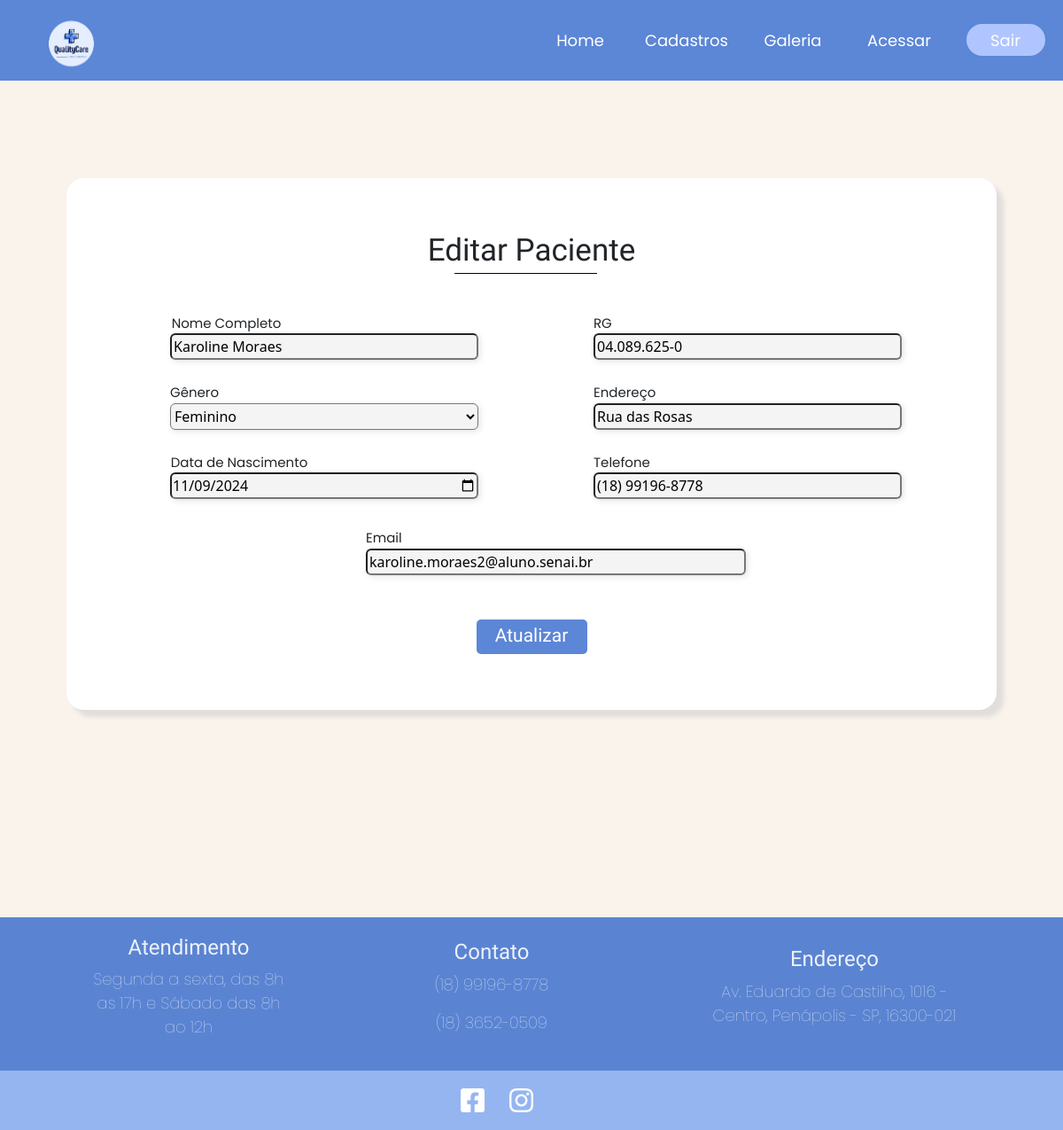
The app's page /editar/2 with its own data.
### tables this page shows
CREATE TABLE Pacientes(ID_Pac INTEGER PRIMARY KEY,Nome TEXT,DataNas TEXT,Genero TEXT,RG INTEGER,Endereco TEXT,Email TEXT,Telefone INTEGER);

### Rotas/Pacientes.py (the view)
@bp.route('/editar/<ID_Pac>', methods=['GET'])
def editar(ID_Pac):
        banco = ligar_banco()
        cursor = banco.cursor()
        cursor.execute('SELECT * FROM Pacientes WHERE ID_Pac =?',(ID_Pac,))
        encontrado = cursor.fetchone()#somente uma tupla
        return render_template('EditarPac.html', paciente=encontrado,
                                   Titulo="Editar Pacientes")

### Rotas/Pacientes.py (called while the page is built)
def ligar_banco():
    banco = g._database = sqlite3.connect('ClinicaMedica.db')
    cursor = banco.cursor()
    cursor.execute("PRAGMA foreign_keys  = ON;")
    return banco

### templates/EditarPac.html (shortened to what this page needs)
<!DOCTYPE html>
<html lang="pt-BR">
<head>
    <link rel="stylesheet" href="../static/estiloCadPaciente.css">
    <link rel="stylesheet" href="https://unpkg.com/swiper/swiper-bundle.min.css"/>
    <link href="https://cdn.jsdelivr.net/npm/bootstrap@5.3.3/dist/css/bootstrap.min.css" rel="stylesheet">
</head>
<body>
    <nav class="Nav">
        <img class="Logo" src="/static/img/LogoNav.png">
        <div class="IconNav">
            <div>
                <a href="/" class="IconsNav">
                    <span class="TextNav">Home</span>
                </a>
            </div>
            <div>
                <a href="/" class="IconsNav">
                    <span class="TextNav">Cadastros</span>
                </a>
            </div>
            <div>
                <a href="/" class="IconsNav">
                    <span class="TextNav">Galeria</span>
                </a>
            </div>
            <div>
                <a href="/gestao" class="IconsNav">
                    <span class="TextNav">Acessar</span>
                </a>
            </div>
            <div>
                <a href="/login" class="IconsNav">
                    <button class="btnSair">Sair</button>
                </a>
            </div>
        </div>
    </nav>
    <section class="Login">
        <div class="LoginUm">
            <form action='/alterarPAC' method="post">
                <div class="T&L">
                    <h4 class="TituloS">Editar Paciente</h4>
                </div>
                <div class="Linha"></div>
                <fieldset class="Formulario">
                    <div class="dados">
                        <div class="dadospt1">
                            <div class="Informacoes">
                                <label for="nomeComp" class="LabelF1">Nome Completo</label>
                                <input type="text" id ="nomeComp" name="nomeComp" value="{{ paciente[1] }}" class="InputF1" required>
                            </div>
                            <div class="Informacoes">
                              <label for="genero" class="LabelF2">Gênero</label>
                              <select id="genero" name="genero" class="InputF1" required>
                                <option value="Feminino" {% if paciente[3] == 'Feminino' %}selected{% endif %}>Feminino</option>
                              </select>
                            </div>
                            <div class="Informacoes">
                                <label for="datanas"  class="LabelF3">Data de Nascimento</label>
                                <input type="date" id="datanas" name="datanas" value="{{ paciente[2] }}" class="InputF1" required>
                            </div>
                        </div>
                        <div class="dadospt2">
                            <div class="Informacoes">
                                <label for="rg" class="LabelF2">RG</label>
                                <input type="text" id="rg" name="rg" value="{{ paciente[4] }}" class="InputF1" required>
                            </div>
                            <div class="Informacoes">
                                <label for="endereco" class="LabelF2">Endereço</label>
                                <input type="text" id="endereco" name="endereco" value="{{ paciente[5] }}" class="InputF1" required>
                            </div>
                           <div class="Informacoes">
                                <label for="telefone" class="LabelF2">Telefone</label>
                                <input type="tel" id="telefone" value="{{ paciente[7] }}" name="telefone" class="InputF1" required>
                           </div>
                        </div>
                    </div>
                    <div class="Informacoes2">
                        <label for="email" class="LabelF2">Email</label>
                        <input type="email" id="email" name="email" value="{{ paciente[6] }}" class="InputF2" required>
                    </div>
                    <a href="/exibirPaciente">
                        <button class="btnCadastrar" type="submit">Atualizar</button>
                    </a>
                </fieldset>
            </form>
        </div>
    </section>
    <footer class="Rodape">
        <div class="RodInformacoes">
            <div class="TextoRodape">
                <h3 class="tituloRod">Atendimento</h3>
                <p class="textRod">Segunda a sexta, das 8h as 17h e Sábado das 8h ao 12h</p>
            </div>
            <div class="TextoRodape">
                <h3 class="tituloRod">Contato</h3>
                <p class="textRod">(18) 99196-8778</p>
                <p class="textRod">(18) 3652-0509</p>
            </div>
            <div class="TextoRodape">
                <h3 class="tituloRod">Endereço</h3>
                <p class="textRodDois">Av. Eduardo de Castilho, 1016 - Centro, Penápolis - SP, 16300-021</p>
            </div>
        </div>
        <div class="RodRedes">
            <div class="Redes">
                <a href="https://www.facebook.com/?locale=pt_BR">
                    <div><img class="imgRod" src="../static/img/ImgRodape/IconFace.png"></div>
                </a>
                <a href="https://www.instagram.com/">
                    <div><img class="imgRod" src="../static/img/ImgRodape/IconInstagram.png"></div>
                </a>
            </div>
        </div>
    </footer>
</body>
</html>

### static/estiloCadPaciente.css (style rules this page uses)
:root { --cor-azulNav: rgba(57, 108, 205, 0.8196); --cor-branca: #FFFFFF; --cor-azulEscuroRodape: rgba(90, 132, 210, 1); --cor-textRodape: rgba(255, 255, 255, 0.89); --cor-azulClaroRodape: rgba(149, 181, 241, 1); --cor-fundo: rgba(250, 243, 235, 1); --cor-btnEntrar: rgba(57, 108, 205, 0.8196); --cor-btnSair: rgba(176, 197, 255, 1) ; --cor-cinzaClaro: #F4F4F4; --cor-borda: #c6c7c87a; --cor-azulCard: rgba(149, 181, 241, 0.43); --cor-fundoCad: rgba(149, 181, 241, 1); --cor-botaoCad: rgba(90, 132, 210, 1); }
body { margin: 0; padding: 0; }
.Nav { display: flex; flex-direction: row; background-color: var(--cor-azulNav); justify-content: center; text-align: center; }
.Logo { width: 161px; margin-right: auto; }
.TextNav { font-family: "Poppins", sans-serif; text-align: center; font-size: 18px; text-decoration: none; color: var(--cor-branca); }
.IconNav { display: flex; flex-direction: row; }
.IconsNav { width: 110px; height: 90px; display: flex; flex-direction: column; align-items: center; justify-content: center; margin-right: 10px; text-decoration: none !important; }
.btnSair { background-color: var(--cor-btnSair); color: var(--cor-branca); font-size: 18px; border-radius: 20px; font-family: "Poppins", sans-serif; border: none; width: 89px; height: 36px; cursor: pointer; }
.Login { text-align: center; background-color: var(--cor-fundo); display: flex; justify-content: center; height: 118vh; }
.LoginUm { background-color: var(--cor-branca); width: 1050px; height: 600px; border-radius: 20px; margin-top: 110px; box-shadow: 8px 8px 5px var(--cor-borda); }
.TituloS { font-family: "Concert One", sans-serif; font-size: 35px; padding: 26px; margin-top: 35px; }
.Linha { height: 1px; width: 161px; background-color: black; margin-bottom: 14px; margin-left: 438px; margin-top: -30px; }
.Formulario { margin-top: 32px; }
.btnCadastrar { background-color: var(--cor-btnEntrar); color: var(--cor-branca); font-size: 21px; border-radius: 5px; font-family: "Concert One", sans-serif; border: none; width: 125px; height: 39px; margin-top: 30px; }
.Informacoes { display: flex; flex-direction: column; margin-left: 104px; padding: 13px; }
.Informacoes2 { display: flex; flex-direction: column; margin-left: 318px; padding: 20px; }
.LabelF1 { font-family: "Poppins", sans-serif; font-size: 15px; width: 127px; }
.LabelF2 { font-family: "Poppins", sans-serif; font-size: 15px; width: 1px; }
.LabelF3 { font-family: "Poppins", sans-serif; font-size: 15px; width: 156px; }
.InputF1 { background-color: var(--cor-cinzaClaro); border-radius: 6px; width: 348px; height: 30px; box-shadow: 2px 2px 6px var(--cor-borda) }
.InputF2 { background-color: var(--cor-cinzaClaro); border-radius: 6px; width: 429px; height: 30px; box-shadow: 2px 2px 6px var(--cor-borda) }
.RodInformacoes { display: flex; background-color: var(--cor-azulEscuroRodape); justify-content: center; align-items: center; }
.TextoRodape { color: var(--cor-textRodape); padding: 20px 63px; }
.tituloRod { font-family: "Concert One", sans-serif; font-size: 24px; display: flex; align-items: center; justify-content: center; text-align: center; }
.textRod { font-family: "Poppins", sans-serif; font-size: 18px; font-weight: lighter; display: flex; align-items: center; justify-content: center; text-align: center; width: 216px; }
.textRodDois { font-family: "Poppins", sans-serif; font-size: 18px; font-weight: lighter; display: flex; align-items: center; justify-content: center; text-align: center; width: 306px; }
.RodRedes { background-color: var(--cor-azulClaroRodape); }
.dados { display: flex; flex-direction: row; }
.Redes { display: flex; flex-direction: row; justify-content: center; align-items: center; margin-right: 78px; }
.imgRod { width: 45px; padding: 9px; margin: 11px 5px; }

### records on screen
Pacientes: nomeComp "Karoline Moraes", genero "Feminino", datanas "11/09/2024", rg "04.089.625-0", endereco "Rua das Rosas", telefone "(18) 99196-8778", email "karoline.moraes2@aluno.senai.br"
